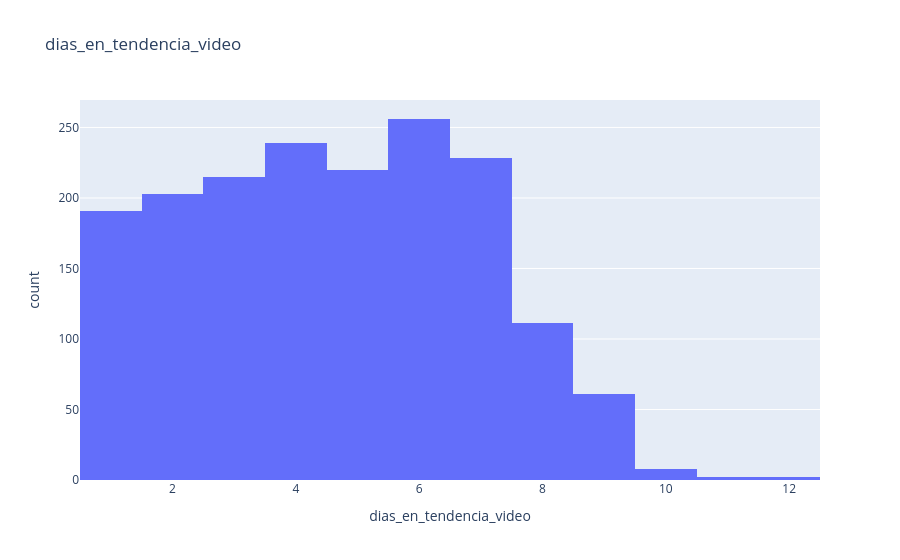
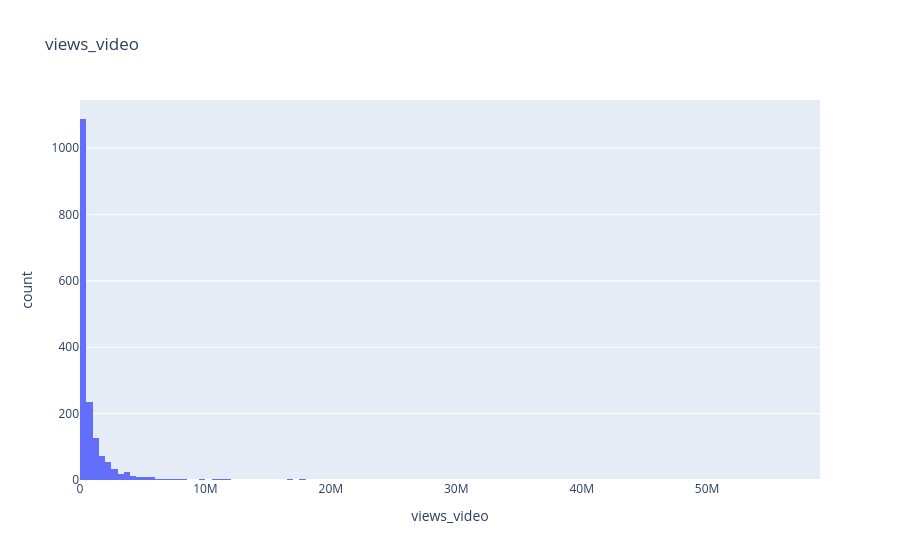
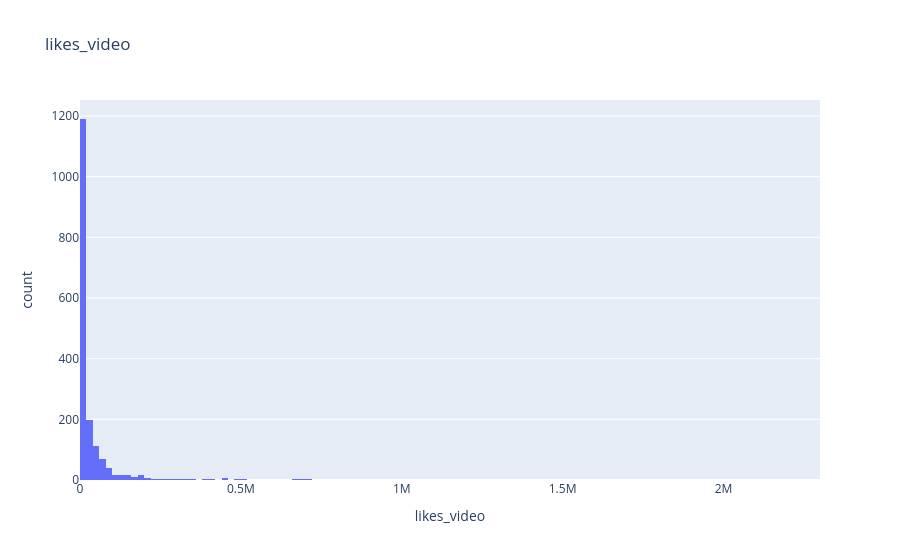
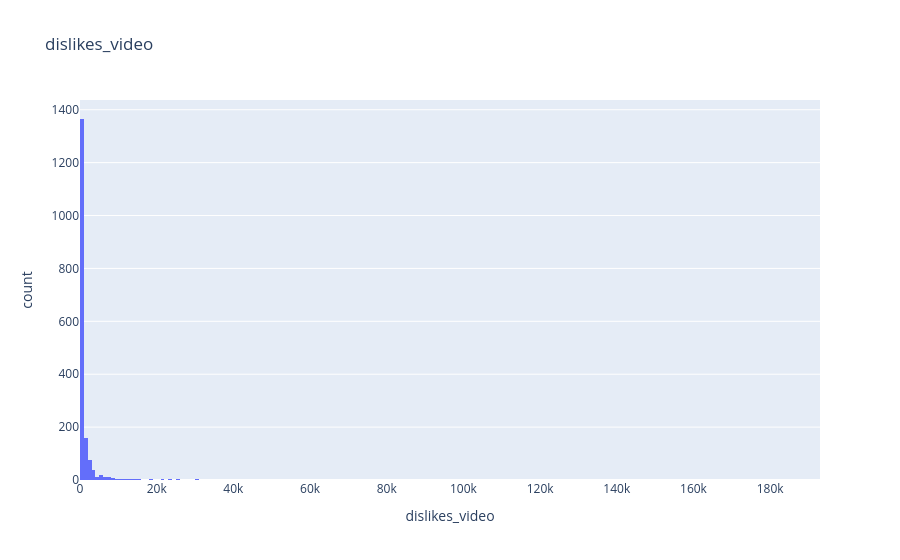

Source (notebook cell) for these figures, in order:
### Markdown cell above
#### EDA continuas

### Code cell
for col in ls_cont:
    fig = px.histogram(df.reset_index(), x=col, title=col)
    fig.show()

### Figure 1 — Plotly figure (JSON) as saved in the notebook; plotly's stock layout.template omitted (floating-point values rounded to 4 significant figures; data arrays with more than 128 entries replaced by an {"elided": "..."} marker saying what was removed)
{"data": [{"bingroup": "x", "hovertemplate": "dias_en_tendencia_video=%{x}<br>count=%{y}<extra></extra>", "legendgroup": "", "marker": {"color": "#636efa", "pattern": {"shape": ""}}, "name": "", "orientation": "v", "showlegend": false, "type": "histogram", "x": {"elided": "1736 int values"}, "xaxis": "x", "yaxis": "y"}], "layout": {"barmode": "relative", "legend": {"tracegroupgap": 0}, "title": {"text": "dias_en_tendencia_video"}, "xaxis": {"anchor": "y", "domain": [0, 1], "title": {"text": "dias_en_tendencia_video"}}, "yaxis": {"anchor": "x", "domain": [0, 1], "title": {"text": "count"}}}}

### Figure 2 — Plotly figure (JSON) as saved in the notebook; plotly's stock layout.template omitted (floating-point values rounded to 4 significant figures; data arrays with more than 128 entries replaced by an {"elided": "..."} marker saying what was removed)
{"data": [{"bingroup": "x", "hovertemplate": "views_video=%{x}<br>count=%{y}<extra></extra>", "legendgroup": "", "marker": {"color": "#636efa", "pattern": {"shape": ""}}, "name": "", "orientation": "v", "showlegend": false, "type": "histogram", "x": {"elided": "1736 int values"}, "xaxis": "x", "yaxis": "y"}], "layout": {"barmode": "relative", "legend": {"tracegroupgap": 0}, "title": {"text": "views_video"}, "xaxis": {"anchor": "y", "domain": [0, 1], "title": {"text": "views_video"}}, "yaxis": {"anchor": "x", "domain": [0, 1], "title": {"text": "count"}}}}

### Figure 3 — Plotly figure (JSON) as saved in the notebook; plotly's stock layout.template omitted (floating-point values rounded to 4 significant figures; data arrays with more than 128 entries replaced by an {"elided": "..."} marker saying what was removed)
{"data": [{"bingroup": "x", "hovertemplate": "likes_video=%{x}<br>count=%{y}<extra></extra>", "legendgroup": "", "marker": {"color": "#636efa", "pattern": {"shape": ""}}, "name": "", "orientation": "v", "showlegend": false, "type": "histogram", "x": {"elided": "1736 int values"}, "xaxis": "x", "yaxis": "y"}], "layout": {"barmode": "relative", "legend": {"tracegroupgap": 0}, "title": {"text": "likes_video"}, "xaxis": {"anchor": "y", "domain": [0, 1], "title": {"text": "likes_video"}}, "yaxis": {"anchor": "x", "domain": [0, 1], "title": {"text": "count"}}}}

### Figure 4 — Plotly figure (JSON) as saved in the notebook; plotly's stock layout.template omitted (floating-point values rounded to 4 significant figures; data arrays with more than 128 entries replaced by an {"elided": "..."} marker saying what was removed)
{"data": [{"bingroup": "x", "hovertemplate": "dislikes_video=%{x}<br>count=%{y}<extra></extra>", "legendgroup": "", "marker": {"color": "#636efa", "pattern": {"shape": ""}}, "name": "", "orientation": "v", "showlegend": false, "type": "histogram", "x": {"elided": "1736 int values"}, "xaxis": "x", "yaxis": "y"}], "layout": {"barmode": "relative", "legend": {"tracegroupgap": 0}, "title": {"text": "dislikes_video"}, "xaxis": {"anchor": "y", "domain": [0, 1], "title": {"text": "dislikes_video"}}, "yaxis": {"anchor": "x", "domain": [0, 1], "title": {"text": "count"}}}}
